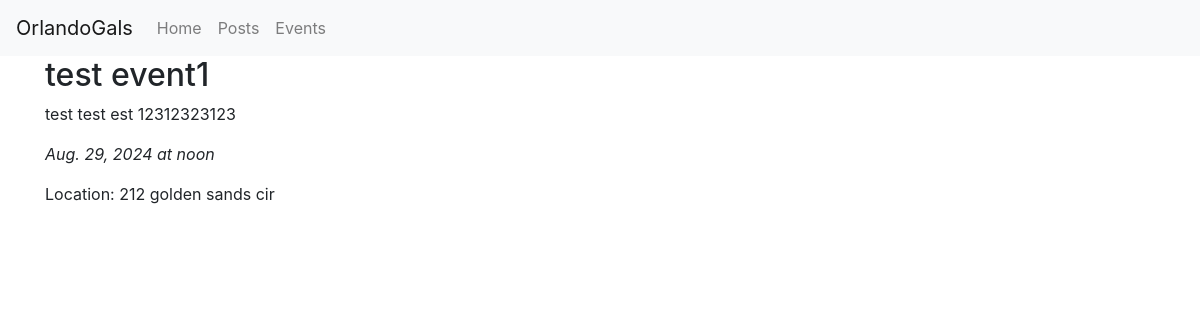
The app's page /events/1/ with its own data.
### events/models.py (models this page shows, shortened)
class Event(models.Model):
    title = models.CharField(max_length=200)
    description = models.TextField()
    date = models.DateField()
    time = models.TimeField()
    location = models.CharField(max_length=200)
    created_at = models.DateTimeField(auto_now_add=True)

### events/views.py (the view)
# urls.py: path('events/<int:event_id>/', views.event_detail, name='event_detail'),
def event_detail(request, event_id):
    event = get_object_or_404(Event, id=event_id)
    return render(request, 'events/event_detail.html', {'event': event})

### events/templates/events/event_detail.html (shortened to what this page needs)
{% extends "events/base.html" %}
{% block content %}
<h2>{{ event.title }}</h2>
<p>{{ event.description }}</p>
<p><em>{{ event.date }} at {{ event.time }}</em></p>
<p>Location: {{ event.location }}</p>
{% endblock %}

### static/css/styles.css (style rules this page uses)
body { font-family: Arial, sans-serif; margin: 0; padding: 0; background-color: #f4f4f4; }
h1, h2 { color: #333; }

### records on screen
Event: title "test event1", description "test test est 12312323123", date "Aug. 29, 2024", time "noon", location "212 golden sands cir"
